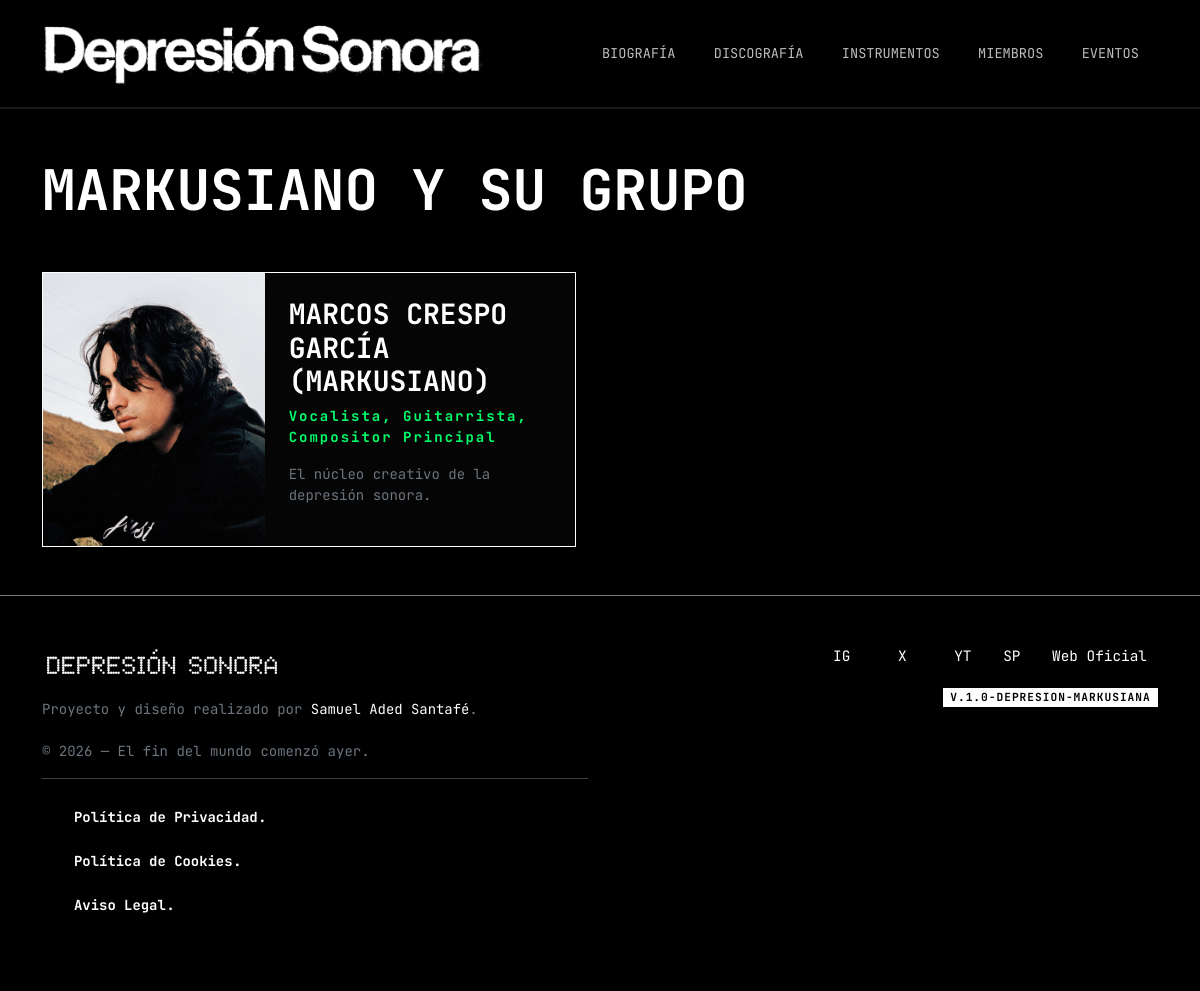
/miembros.php, run on the app's committed database.
### tables this page shows
CREATE TABLE `miembros` (
  `id` int(11) NOT NULL,
  `nombre` varchar(100) NOT NULL,
  `rol_banda` varchar(100) DEFAULT NULL,
  `foto_url` varchar(255) DEFAULT 'placeholder_member.jpg',
  `descripcion` text DEFAULT NULL
);

### miembros.php (the view, shortened to what this page needs)
<?php
require_once 'includes/db.php';
include 'includes/templates/head.php';
include 'includes/templates/navbar.php';
$query = $pdo->query("SELECT * FROM miembros");
$miembros = $query->fetchAll(PDO::FETCH_ASSOC);
?>
    <main class="container py-5" id="main-wrapper">
        <h2 class="display-4 fw-bold mb-5 reveal">MARKUSIANO Y SU GRUPO</h2>
        <div class="row g-5">
            <?php foreach($miembros as $m): ?>
                <div class="col-md-6 reveal">
                    <div class="row border border-white g-0 member-box">
                        <div class="col-sm-5 bg-secondary">
                            <img src="assets/media/img/<?php echo $m['foto_url']; ?>" class="img-fluid grayscale w-100 h-100 object-fit-cover" alt="Miembro">
                        </div>
                        <div class="col-sm-7 p-4 d-flex flex-column justify-content-center">
                            <h3 class="fw-bold text-uppercase"><?php echo $m['nombre']; ?></h3>
                            <p class="text-accent fw-bold small"><?php echo $m['rol_banda']; ?></p>
                            <p class="small text-secondary"><?php echo $m['descripcion']; ?></p>
                        </div>
                    </div>
                </div>
            <?php endforeach; ?>
        </div>
    </main>
<?php include 'includes/templates/footer.php'; ?>

### assets/css/root.css (style rules this page uses)
:root { --bg-color: #000000; --text-color: #ffffff; --accent-color: #00ff6a; --gray-dark: #1a1a1a; --gray-light: #bcbcbc; --font-main: 'JetBrains Mono', monospace; --border-style: 1px solid #333; }
body { background-color: var(--bg-color); color: var(--text-color); font-family: var(--font-main), serif; overflow-x: hidden; }
.text-accent { color: var(--accent-color) !important; }

### assets/css/sections.css (style rules this page uses)
.reveal { opacity: 0; transform: translateY(30px); transition: all 0.8s cubic-bezier(0.2, 0.6, 0.2, 1); }
.reveal.active { opacity: 1; transform: translateY(0); }
.grayscale { filter: grayscale(0%) contrast(100%); transition: filter 0.4s ease; }
.member-box { background: #050505; transition: all 0.4s ease; }
.text-accent { color: var(--accent-color) !important; letter-spacing: 2px; }

### assets/css/main-content.css (style rules this page uses)
#main-wrapper { animation: fadeInSharp 0.8s ease-out; }

### data on the page
miembros: foto_url (picture), nombre "MARCOS CRESPO GARCÍA (MARKUSIANO)", rol_banda "Vocalista, Guitarrista, Compositor Principal", descripcion "El núcleo creativo de la depresión sonora."
